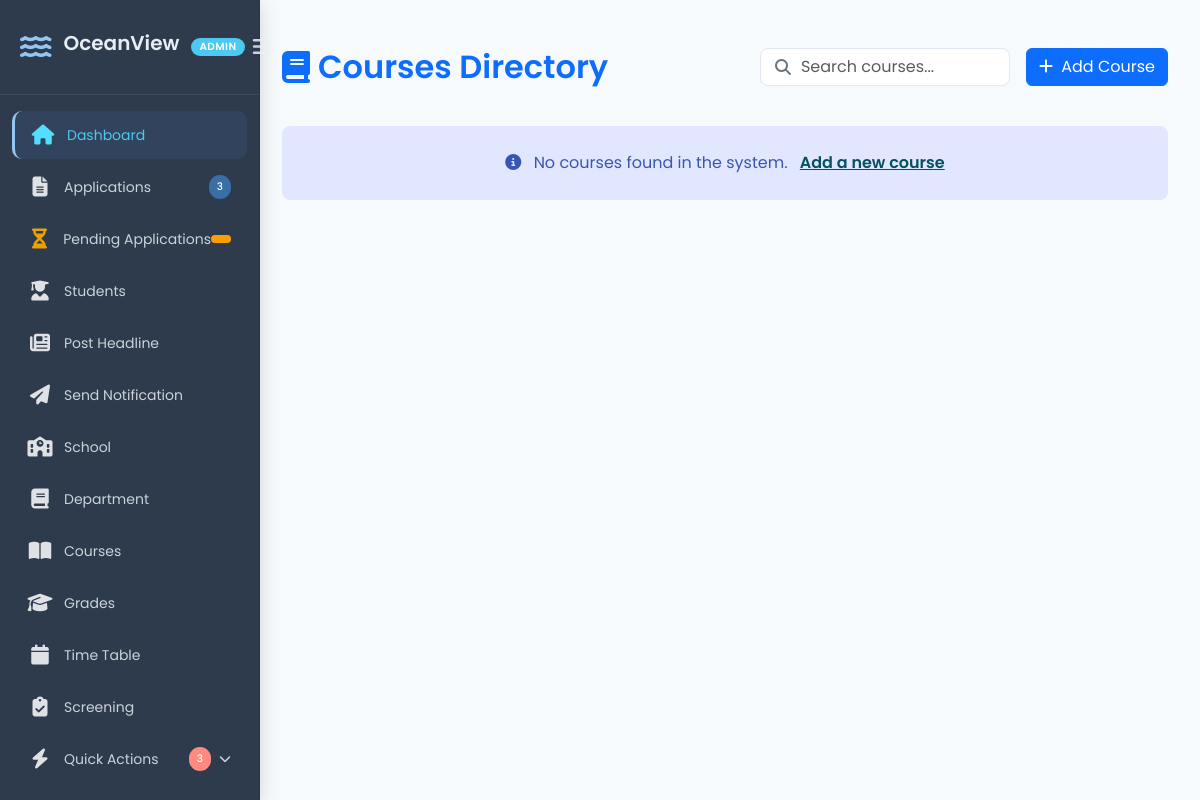
/course-list/, run on an earlier commit of the app's database.
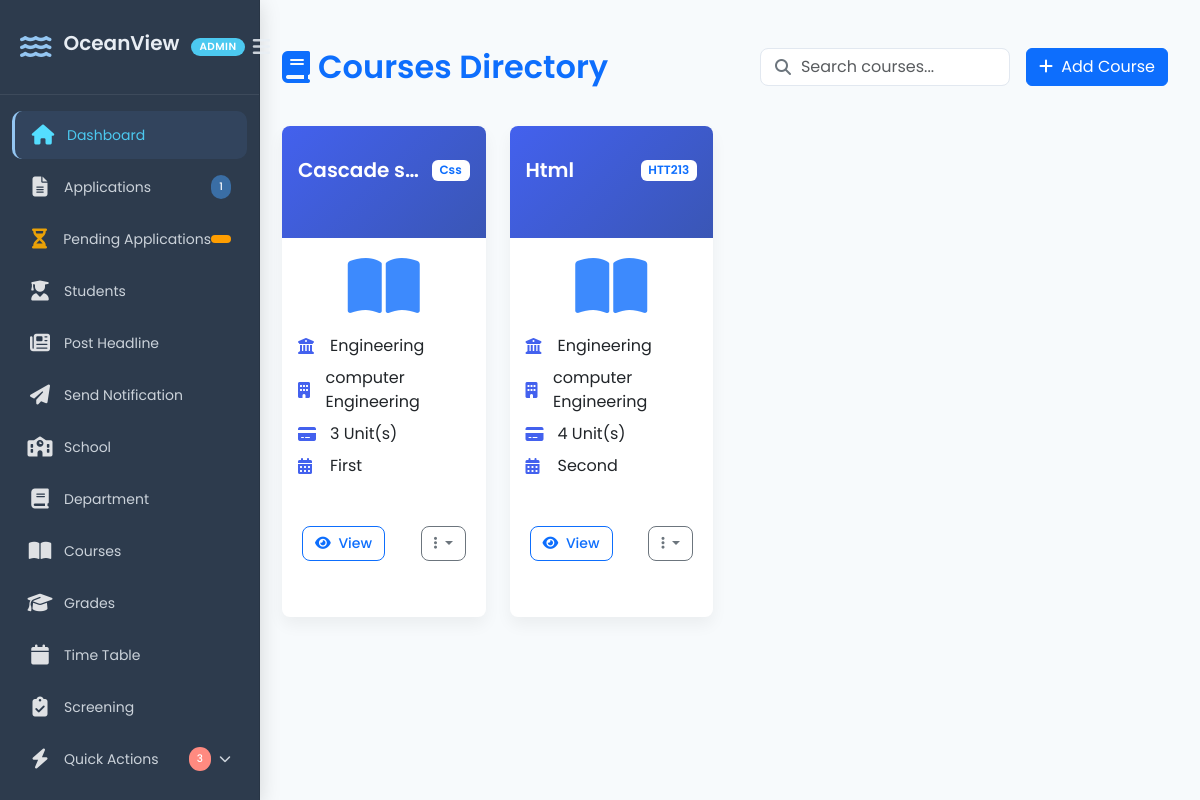
And on a later commit of the database.
### portal/models.py (models this page shows, shortened)
class Course(models.Model):
    DAYS_OF_WEEK = [
        ('MON', 'Monday'),
        ('TUE', 'Tuesday'),
        ('WED', 'Wednesday'),
        ('THU', 'Thursday'),
        ('FRI', 'Friday'),
        ('SAT', 'Saturday'),
        ('SUN', 'Sunday'),
    ]
    TIME_SLOTS = [
        ('08:00AM', '08:00 AM'),
        ('09:00AM', '09:00 AM'),
        ('10:00AM', '10:00 AM'),
        ('11:00AM', '11:00 AM'),
        ('12:00PM', '12:00 PM'),
        ('13:00PM', '01:00 PM'),
        ('14:00PM', '02:00 PM'),
        ('15:00PM', '03:00 PM'),
        ('16:00PM', '04:00 PM'),
        ('17:00PM', '05:00 PM'),
    ]
    title = models.CharField(max_length=100)
    code = models.CharField(max_length=10, unique=True)
    unit = models.IntegerField()
    school = models.ForeignKey(School, on_delete=models.CASCADE, related_name="courses")
    department = models.ForeignKey(Department, on_delete=models.CASCADE, related_name="courses")
    semester = models.ForeignKey(Semester, on_delete=models.CASCADE, related_name="courses")
    lecturer = models.ForeignKey(Lecturer, on_delete=models.CASCADE, blank=True, null=True)
    days = MultiSelectField(choices=DAYS_OF_WEEK, blank=True, null=True)
    time = models.CharField(max_length=10, choices=TIME_SLOTS, blank=True, null=True)
    venue = models.CharField(max_length=100, blank=True, null=True)
    syllabus = models.FileField(upload_to="syllabus/", blank=True, null=True)

class School(models.Model):
    name = models.CharField(max_length=100, unique=True)

class Department(models.Model):
    name = models.CharField(max_length=100)
    school = models.ForeignKey(School, on_delete=models.CASCADE, related_name="departments")

class Semester(models.Model):
    name = models.CharField(max_length=20)  # "First" or "Second"
    year = models.ForeignKey(Year, on_delete=models.CASCADE, related_name="semesters")
    class Meta:
        unique_together = ("name", "year")  # Ensure each year has only one "First" & "Second"

### crm/views.py (the view)
# urls.py: path("course-list/", course_view, name = "course_list" ),
def course_view(request):
    courses = Course.objects.all()
    total_applications = Application.objects.count()
    return render(request, 'crm/course_list.html', {'courses':courses, 'total_applications': total_applications})

### crm/templates/crm/course_list.html (shortened to what this page needs)
{% load static %}
<!DOCTYPE html>
<html lang="en">
<head>
    <link rel="stylesheet" href="https://cdn.jsdelivr.net/npm/bootstrap@5.3.0/dist/css/bootstrap.min.css">
    <link rel="stylesheet" href="https://cdnjs.cloudflare.com/ajax/libs/font-awesome/6.0.0/css/all.min.css">
    <link rel="stylesheet" href="{% static 'crm/css/course_list.css' %}">
</head>
<body>
    {% include 'crm/sidebar.html' %}
    <div class="main-content">
        <div class="d-flex justify-content-between align-items-center mb-4">
            <h2 class="text-primary mb-0">
                <i class="fas fa-book me-2"></i>Courses Directory
            </h2>
            <div class="d-flex">
                <div class="search-container me-3">
                    <i class="fas fa-search"></i>
                    <input type="text" class="form-control search-input" placeholder="Search courses..." id="searchInput">
                </div>
                <a href="{% url 'add_course'   %}" class="btn btn-primary">
                    <i class="fas fa-plus me-1"></i> Add Course
                </a>
            </div>
        </div>
        <div class="row">
            {% for course in courses %}
            <div class="col-xl-3 col-lg-4 col-md-6 mb-4">
                <div class="card course-card h-100">
                    <div class="card-header bg-primary text-white py-3">
                        <div class="d-flex justify-content-between align-items-center">
                            <h5 class="mb-0">{{ course.title }}</h5>
                            <span class="badge bg-white text-primary">{{ course.code }}</span>
                        </div>
                    </div>
                    <div class="card-body">
                        <div class="text-center mb-3">
                            <i class="fas fa-book-open fa-4x course-icon text-primary"></i>
                        </div>
                        <div class="course-details">
                            <p class="mb-2">
                                <i class="fas fa-university detail-icon"></i>
                                {{ course.school.name }}
                            </p>
                            <p class="mb-2">
                                <i class="fas fa-building detail-icon"></i>
                                {{ course.department.name }}
                            </p>
                            <p class="mb-2">
                                <i class="fas fa-credit-card detail-icon"></i>
                                {{ course.unit }} Unit(s)
                            </p>
                            <p class="mb-0">
                                <i class="fas fa-calendar-alt detail-icon"></i>
                                {{ course.semester.name }}
                            </p>
                        </div>
                    </div>
                    <div class="card-footer bg-transparent border-top-0">
                        <div class="d-flex justify-content-between">
                            <a href="#" class="btn btn-sm btn-outline-primary">
                                <i class="fas fa-eye me-1"></i> View
                            </a>
                            <div class="dropdown">
                                <button class="btn btn-sm btn-outline-secondary dropdown-toggle"
                                        type="button" data-bs-toggle="dropdown">
                                    <i class="fas fa-ellipsis-v"></i>
                                </button>
                            </div>
                        </div>
                    </div>
                </div>
            </div>
            {% empty %}
            <div class="col-12">
                <div class="alert alert-info text-center py-4">
                    <i class="fas fa-info-circle me-2"></i> No courses found in the system.
                    <a href="{% url 'add_course' %}" class="alert-link ms-2">Add a new course</a>
                </div>
            </div>
            {% endfor %}
        </div>
    </div>
</body>
</html>

### crm/templates/crm/sidebar.html (shortened to what this page needs)
{% load static %}
<!DOCTYPE html>
<html lang="en">
<head>
    <link rel="stylesheet" href="https://cdnjs.cloudflare.com/ajax/libs/font-awesome/6.4.0/css/all.min.css">
    <link rel="stylesheet" href="{% static 'crm/css/sidebar.css' %}">
</head>
<body>
    <div class="sidebar-container">
        <div class="sidebar">
            <div class="sidebar-header">
                <div class="brand-wrapper">
                    <i class="fas fa-water brand-icon"></i>
                    <h3 class="brand-text">OceanView</h3>
                    <span class="badge badge-admin">ADMIN</span>
                </div>
                <button class="sidebar-toggle" id="sidebarToggle">
                    <i class="fas fa-bars"></i>
                </button>
            </div>
            <ul class="sidebar-menu">
                <li class="menu-item active">
                    <a href="{% url 'dashboard' %}" class="menu-link" data-tooltip="Dashboard">
                        <span class="menu-icon"><i class="fas fa-home"></i></span>
                        <span class="menu-text">Dashboard</span>
                    </a>
                </li>
                <li class="menu-item">
                    <a href="{% url 'applicant_list' %}" class="menu-link" data-tooltip="Applications">
                        <span class="menu-icon"><i class="fas fa-file-alt"></i></span>
                        <span class="menu-text">Applications</span>
                        <span class="menu-badge">{{ total_applications}}</span>
                    </a>
                </li>
                <li class="menu-item">
    <a href="{% url 'pending_list' %}" class="menu-link" data-tooltip="Pending Applications">
        <span class="menu-icon"><i class="fas fa-hourglass-half"></i></span>
        <span class="menu-text">Pending Applications</span>
        <span class="menu-badge badge-warning">{{ total_pending_application }}</span>
    </a>
</li>
                <li class="menu-item">
                    <a href="{% url 'student_list' %}" class="menu-link" data-tooltip="Students">
                        <span class="menu-icon"><i class="fas fa-user-graduate"></i></span>
                        <span class="menu-text">Students</span>
                    </a>
                </li>
                <li class="menu-item">
                    <a href="{% url 'Post_headline' %}" class="menu-link" data-tooltip="Post Headline">
                        <span class="menu-icon"><i class="fas fa-newspaper"></i></span>
                        <span class="menu-text">Post Headline</span>
                    </a>
                </li>
                <li class="menu-item">
                    <a href="{% url 'Notify_student' %}" class="menu-link" data-tooltip="Send Notification">
                        <span class="menu-icon"><i class="fas fa-paper-plane"></i></span>
                        <span class="menu-text">Send Notification</span>
                    </a>
                </li>
                <li class="menu-item">
                    <a href="{% url 'school_list' %}" class="menu-link" data-tooltip="School">
                        <span class="menu-icon"><i class="fas fa-school"></i></span>
                        <span class="menu-text">School</span>
                    </a>
                </li>
                <li class="menu-item">
                    <a href="{% url 'department_list' %}" class="menu-link" data-tooltip="Department">
                        <span class="menu-icon"><i class="fas fa-book"></i></span>
                        <span class="menu-text">Department</span>
                    </a>
                </li>
                <li class="menu-item">
                    <a href="{% url 'course_list' %}" class="menu-link" data-tooltip="Courses">
                        <span class="menu-icon"><i class="fas fa-book-open"></i></span>
                        <span class="menu-text">Courses</span>
                    </a>
                </li>
                <li class="menu-item">
                    <a href="{% url 'grade_list' %}" class="menu-link" data-tooltip="Grades">
                        <span class="menu-icon"><i class="fas fa-graduation-cap"></i></span>
                        <span class="menu-text">Grades</span>
                    </a>
                </li>
                <li class="menu-item">
                    <a href="{%url 'add_timetable' %}" class="menu-link" data-tooltip="Time-table">
                        <span class="menu-icon"><i class="fas fa-calendar"></i></span>
                        <span class="menu-text">Time Table</span>
                    </a>
                </li>
                <li class="menu-item">
                    <a href="{% url 'screening_list'   %}" class="menu-link" data-tooltip="Screening">
                        <span class="menu-icon"><i class="fas fa-clipboard-check"></i></span>
                        <span class="menu-text">Screening</span>
                    </a>
                </li>
                <li class="menu-item has-submenu">
                    <a href="#" class="menu-link" data-tooltip="Quick Actions">
                        <span class="menu-icon"><i class="fas fa-bolt"></i></span>
                        <span class="menu-text">Quick Actions</span>
                        <span class="menu-badge badge-urgent">3</span>
                        <span class="menu-arrow"><i class="fas fa-chevron-down"></i></span>
                    </a>
                </li>
            </ul>
        </div>
    </div>
</body>
</html>

### crm/static/crm/css/course_list.css (style rules this page uses)
:root { --primary-color: #4361ee; --primary-light: #e0e7ff; --primary-dark: #3a56b5; --secondary-color: #6c757d; --light-color: #f8f9fa; --dark-color: #212529; --border-radius: 0.5rem; --box-shadow: 0 0.5rem 1rem rgba(0, 0, 0, 0.05); --transition: all 0.3s ease; }
body { font-family: 'Poppins', sans-serif; background-color: #f5f7fb; color: var(--dark-color); }
.main-content { margin-left: 250px; padding: 2rem; transition: var(--transition); }
.d-flex.justify-content-between { padding: 1rem 0; margin-bottom: 1.5rem; }
h2.text-primary { font-weight: 600; display: flex; align-items: center; }
h2.text-primary i { margin-right: 0.75rem; }
.search-container { position: relative; width: 250px; }
.search-container i { position: absolute; left: 15px; top: 50%; transform: translateY(-50%); color: var(--secondary-color); }
.search-input { padding-left: 40px; border-radius: var(--border-radius); border: 1px solid #e2e8f0; transition: var(--transition); }
.course-card { border: none; border-radius: var(--border-radius); box-shadow: var(--box-shadow); transition: var(--transition); overflow: hidden; }
.card-header.bg-primary { background: linear-gradient(135deg, var(--primary-color) 0%, var(--primary-dark) 100%) !important; border-bottom: none; }
.card-header h5 { font-weight: 600; white-space: nowrap; overflow: hidden; text-overflow: ellipsis; }
.badge.bg-white { font-weight: 600; padding: 0.35em 0.65em; }
.course-icon { opacity: 0.8; transition: var(--transition); }
.course-details p { margin-bottom: 0.75rem; display: flex; align-items: center; }
.detail-icon { width: 24px; color: var(--primary-color); margin-right: 0.5rem; }
.card-footer { padding: 1rem 1.25rem; background-color: rgba(248, 249, 250, 0.7); border-top: 1px solid rgba(0, 0, 0, 0.05); }
.btn-outline-primary, .btn-outline-secondary { border-radius: var(--border-radius); padding: 0.375rem 0.75rem; font-weight: 500; transition: var(--transition); }

What changed in the data, as far as the page shows it:
added Course: title "Cascade s…", code "Css", school.name "Engineering", department.name "computer Engineering", unit "3", semester.name "First"
added Course: title "Html", code "HTT213", school.name "Engineering", department.name "computer Engineering", unit "4", semester.name "Second"
Also different on the page:
{{ total_applications }}: "3" → "1"
text no longer shown: "No courses found in the system. Add a new course"
